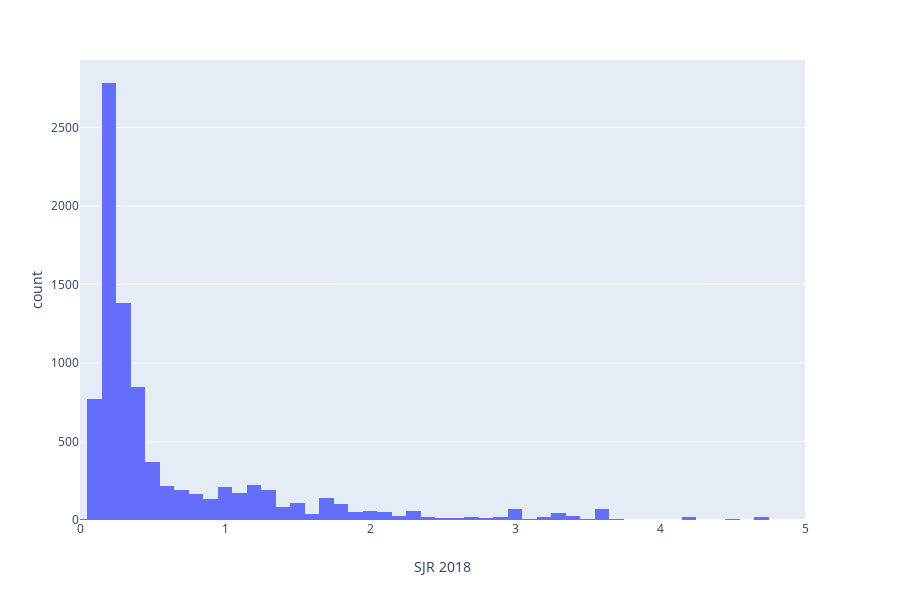

Here is the notebook cell this chart was saved with:
### Code cell
fig = px.histogram(df_useful, x="SJR 2018")
fig.update_xaxes(range=[0, 5])
fig.show()

### Figure 1 — Plotly figure (JSON) as saved in the notebook; plotly's stock layout.template omitted (floating-point values rounded to 4 significant figures; data arrays with more than 128 entries replaced by an {"elided": "..."} marker saying what was removed)
{"data": [{"alignmentgroup": "True", "bingroup": "x", "hoverlabel": {"namelength": 0}, "hovertemplate": "SJR 2018=%{x}<br>count=%{y}", "legendgroup": "", "marker": {"color": "#636efa"}, "name": "", "offsetgroup": "", "orientation": "v", "showlegend": false, "type": "histogram", "x": {"elided": "11862 float values"}, "xaxis": "x", "yaxis": "y"}], "layout": {"barmode": "relative", "height": 600, "legend": {"tracegroupgap": 0}, "margin": {"t": 60}, "xaxis": {"anchor": "y", "domain": [0, 0.98], "range": [0, 5], "title": {"text": "SJR 2018"}}, "yaxis": {"anchor": "x", "domain": [0, 1], "title": {"text": "count"}}}}
